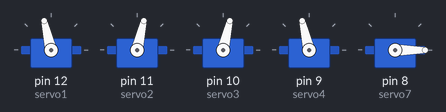
Simulated run of this sketch. Board: Arduino Uno, built with avr-gcc and run on an emulated ATmega328P. On the bench: 5 × servo.

Above: at 0.05 s.
At 0.55 s:
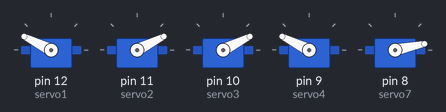
At 0.85 s:
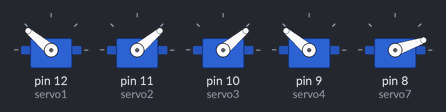
At 1.2 s:
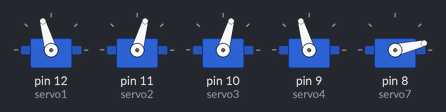
At 1.45 s:
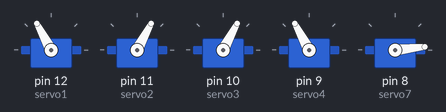
At 1.65 s:
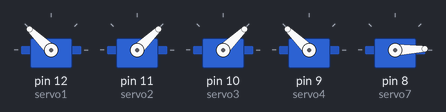
Timing chart, 0 to 3.8 s (numbered marks = the images above):
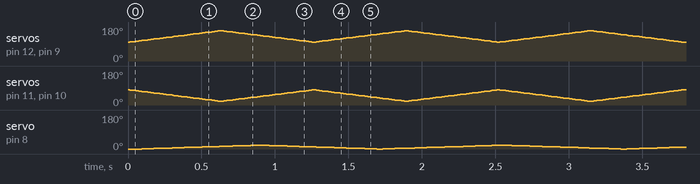

The sketch:

4eyes_and_mouth.ino
```cpp
#include <Servo.h>

Servo servo1;
Servo servo2;
Servo servo3;
Servo servo4;
Servo servo7;

int pos = 100;  // Initial position for servos 1 and 3
int increment = 1;  // Step size for movement
int delayTime = 10;  // Delay in milliseconds between movements

// Variables for servo7
int servo7MinPos = 0;
int servo7MaxPos = 20;
int servo7Pos = servo7MinPos;
int servo7Increment = 1;  // Step size for servo7 movement
unsigned long previousMillis = 0;
int servo7Delay = 40;  // Time between servo7 steps

void setup() {
  servo1.attach(12);
  servo2.attach(11);
  servo3.attach(10);
  servo4.attach(9);
  servo7.attach(8);

  // Initial position setup
  servo1.write(pos);
  servo2.write(180 - pos);
  servo3.write(180 - pos);
  servo4.write(pos);
  servo7.write(servo7MinPos);  // Start at minimum position
}

void loop() {
  // Move servos 1 and 3 from 100 to 160 degrees, servo 2 and 4 in the opposite direction
  for (pos = 100; pos <= 160; pos += increment) {
    servo1.write(pos);          // Move servo1 to 'pos'
    servo2.write(180 - pos);    // Move servo2 to the opposite of 'pos'
    servo3.write(180 - pos);    // Move servo3 to the opposite of servo1
    servo4.write(pos);          // Move servo4 in sync with servo2

    moveServo7();  // Move servo7 independently

    delay(delayTime);  // Wait for the servos to reach the position
  }

  // Move servos 1 and 3 back from 160 to 100 degrees, servo 2 and 4 in the opposite direction
  for (pos = 160; pos >= 100; pos -= increment) {
    servo1.write(pos);          // Move servo1 to 'pos'
    servo2.write(180 - pos);    // Move servo2 to the opposite of 'pos'
    servo3.write(180 - pos);    // Move servo3 to the opposite of servo1
    servo4.write(pos);          // Move servo4 in sync with servo2

    moveServo7();  // Move servo7 independently

    delay(delayTime);  // Wait for the servos to reach the position
  }
}

// Function to move servo7 independently between 0° and 20°
void moveServo7() {
  unsigned long currentMillis = millis();

  // Check if enough time has passed to move servo7
  if (currentMillis - previousMillis >= servo7Delay) {
    previousMillis = currentMillis;  // Save the last time the servo was moved

    // Move servo7 back and forth between min and max positions
    servo7.write(servo7Pos);  // Set the new position

    servo7Pos += servo7Increment;  // Increment or decrement position

    // Reverse direction at the limits
    if (servo7Pos >= servo7MaxPos || servo7Pos <= servo7MinPos) {
      servo7Increment = -servo7Increment;  // Reverse the direction
    }
  }
}
```
